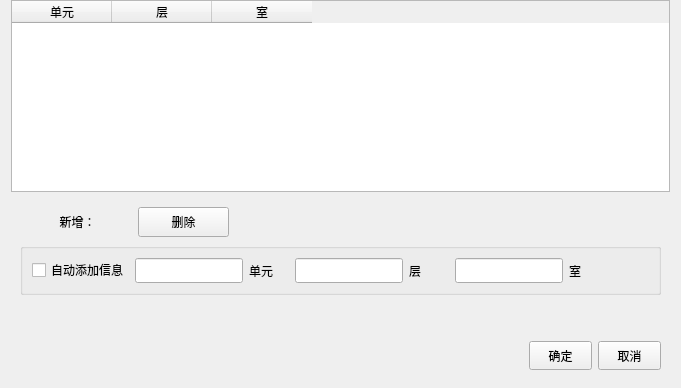
     <widget class="QWidget" name="page_cellinfo">
      <layout class="QVBoxLayout" name="verticalLayout_27">
       <property name="topMargin">
        <number>0</number>
       </property>
       <property name="bottomMargin">
        <number>9</number>
       </property>
       <item>
        <widget class="QTableWidget" name="table_cellinfo">
         <attribute name="verticalHeaderVisible">
          <bool>false</bool>
         </attribute>
         <column>
          <property name="text">
           <string>单元</string>
          </property>
         </column>
         <column>
          <property name="text">
           <string>层</string>
          </property>
         </column>
         <column>
          <property name="text">
           <string>室</string>
          </property>
         </column>
        </widget>
       </item>
       <item>
        <widget class="QWidget" name="widget_3" native="true">
         <property name="minimumSize">
          <size>
           <width>0</width>
           <height>100</height>
          </size>
         </property>
         <layout class="QHBoxLayout" name="horizontalLayout_9">
          <item>
           <layout class="QVBoxLayout" name="verticalLayout_25">
            <item>
             <layout class="QHBoxLayout" name="horizontalLayout_34">
              <item>
               <widget class="QLabel" name="label_tip_3">
                <property name="minimumSize">
                 <size>
                  <width>112</width>
                  <height>30</height>
                 </size>
                </property>
                <property name="maximumSize">
                 <size>
                  <width>112</width>
                  <height>30</height>
                 </size>
                </property>
                <property name="text">
                 <string> 新增：</string>
                </property>
                <property name="alignment">
                 <set>Qt::AlignCenter</set>
                </property>
               </widget>
              </item>
              <item>
               <widget class="QPushButton" name="btn_cell_del">
                <property name="minimumSize">
                 <size>
                  <width>91</width>
                  <height>30</height>
                 </size>
                </property>
                <property name="maximumSize">
                 <size>
                  <width>91</width>
                  <height>30</height>
                 </size>
                </property>
                <property name="text">
                 <string>删除</string>
                </property>
                <property name="checkable">
                 <bool>true</bool>
                </property>
               </widget>
              </item>
              <item>
               <spacer name="horizontalSpacer_17">
                <property name="orientation">
                 <enum>Qt::Horizontal</enum>
                </property>
                <property name="sizeHint" stdset="0">
                 <size>
                  <width>40</width>
                  <height>20</height>
                 </size>
                </property>
               </spacer>
              </item>
             </layout>
            </item>
            <item>
             <widget class="QGroupBox" name="group_cell_content">
              <property name="title">
               <string/>
              </property>
              <layout class="QVBoxLayout" name="verticalLayout_24">
               <item>
                <layout class="QHBoxLayout" name="horizontalLayout_32">
                 <item>
                  <widget class="QCheckBox" name="check_addAuto">
                   <property name="text">
                    <string>自动添加信息</string>
                   </property>
                  </widget>
                 </item>
                 <item>
                  <widget class="QLineEdit" name="line_cellunit">
                   <property name="sizePolicy">
                    <sizepolicy hsizetype="Fixed" vsizetype="Fixed">
                     <horstretch>0</horstretch>
                     <verstretch>0</verstretch>
                    </sizepolicy>
                   </property>
                   <property name="minimumSize">
                    <size>
                     <width>0</width>
                     <height>25</height>
                    </size>
                   </property>
                   <property name="text">
                    <string/>
                   </property>
                  </widget>
                 </item>
                 <item>
                  <widget class="QLabel" name="label_11">
                   <property name="minimumSize">
                    <size>
                     <width>40</width>
                     <height>0</height>
                    </size>
                   </property>
                   <property name="text">
                    <string>单元</string>
                   </property>
                  </widget>
                 </item>
                 <item>
                  <widget class="QLineEdit" name="line_celllayer">
                   <property name="sizePolicy">
                    <sizepolicy hsizetype="Fixed" vsizetype="Fixed">
                     <horstretch>0</horstretch>
                     <verstretch>0</verstretch>
                    </sizepolicy>
                   </property>
                   <property name="minimumSize">
                    <size>
                     <width>0</width>
                     <height>25</height>
                    </size>
                   </property>
                   <property name="text">
                    <string/>
                   </property>
                  </widget>
                 </item>
                 <item>
                  <widget class="QLabel" name="label_13">
                   <property name="minimumSize">
                    <size>
                     <width>40</width>
                     <height>0</height>
                    </size>
                   </property>
                   <property name="text">
                    <string>层</string>
                   </property>
                  </widget>
                 </item>
                 <item>
                  <widget class="QLineEdit" name="line_cellfamily">
                   <property name="sizePolicy">
                    <sizepolicy hsizetype="Fixed" vsizetype="Fixed">
                     <horstretch>0</horstretch>
                     <verstretch>0</verstretch>
                    </sizepolicy>
                   </property>
                   <property name="minimumSize">
                    <size>
                     <width>0</width>
                     <height>25</height>
                    </size>
                   </property>
                   <property name="text">
                    <string/>
                   </property>
                  </widget>
                 </item>
                 <item>
                  <widget class="QLabel" name="label_14">
                   <property name="minimumSize">
                    <size>
                     <width>40</width>
                     <height>0</height>
                    </size>
                   </property>
                   <property name="text">
                    <string>室</string>
                   </property>
                  </widget>
                 </item>
                 <item>
                  <spacer name="horizontalSpacer_19">
                   <property name="orientation">
                    <enum>Qt::Horizontal</enum>
                   </property>
                   <property name="sizeHint" stdset="0">
                    <size>
                     <width>40</width>
                     <height>20</height>
                    </size>
                   </property>
                  </spacer>
                 </item>
                </layout>
               </item>
              </layout>
             </widget>
            </item>
            <item>
             <spacer name="verticalSpacer">
              <property name="orientation">
               <enum>Qt::Vertical</enum>
              </property>
              <property name="sizeHint" stdset="0">
               <size>
                <width>20</width>
                <height>40</height>
               </size>
              </property>
             </spacer>
            </item>
            <item>
             <layout class="QHBoxLayout" name="horizontalLayout_33">
              <item>
               <spacer name="horizontalSpacer_18">
                <property name="orientation">
                 <enum>Qt::Horizontal</enum>
                </property>
                <property name="sizeHint" stdset="0">
                 <size>
                  <width>40</width>
                  <height>20</height>
                 </size>
                </property>
               </spacer>
              </item>
              <item>
               <widget class="QPushButton" name="btn_cellinfo_ok">
                <property name="minimumSize">
                 <size>
                  <width>63</width>
                  <height>29</height>
                 </size>
                </property>
                <property name="maximumSize">
                 <size>
                  <width>63</width>
                  <height>29</height>
                 </size>
                </property>
                <property name="text">
                 <string>确定</string>
                </property>
               </widget>
              </item>
              <item>
               <widget class="QPushButton" name="btn_cellinfo_cancel">
                <property name="minimumSize">
                 <size>
                  <width>63</width>
                  <height>29</height>
                 </size>
                </property>
                <property name="maximumSize">
                 <size>
                  <width>63</width>
                  <height>29</height>
                 </size>
                </property>
                <property name="text">
                 <string>取消</string>
                </property>
               </widget>
              </item>
             </layout>
            </item>
           </layout>
          </item>
         </layout>
        </widget>
       </item>
      </layout>
     </widget>
